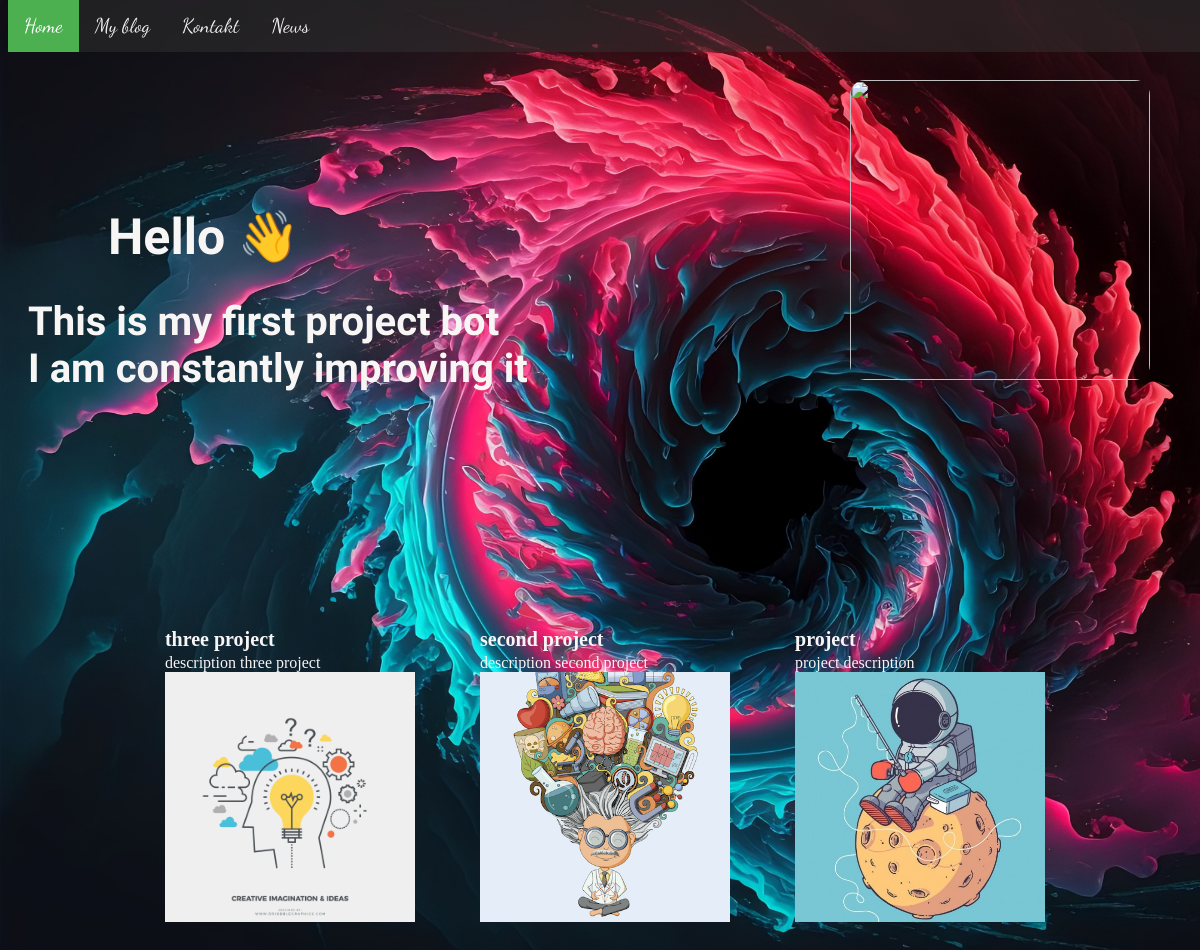
The page / on the database its author committed.
### portfolio/models.py (models this page shows, shortened)
class Project(models.Model):
    title = models.CharField(max_length=100)
    descriptions = models.CharField(max_length=200)
    image = models.ImageField(upload_to="directori")
    url = models.URLField(blank=True)

### portfolio/views.py (the view)
# urls.py: 2. Add a URL to urlpatterns:  path('', views.home, name='home')
def home(request):
    file = Project.objects.all()
    return render(request, "portfolio/home.html", {'block_file': file})

### portfolio/templates/portfolio/home.html (shortened to what this page needs)
</html>
<!DOCTYPE html>
<html lang="en">
<head>
      <link rel="stylesheet" href="static/home/css/home.css">
</head>
<body>
  {% extends 'portfolio/base.html' %}
  {% block content %}
  {% load static %}
      <h1 class="griting">Hello 👋</h1>
      <h2 class="info">This is my first project bot<br>I am constantly improving it</h2>
      <p style="text-align:center; margin-bottom: 80px;">
        <img id='image'class='photo' src="{% static 'portfolio/planet.jpg' %}" ><br>
      </p>
      <table id="data">
        <tr>
            {% for block in block_file %}
          <td id="tabl" >
            <h5 class="title">{{ block.title }}</h5><br>
            <span class="descriptions">{{ block.descriptions|safe|truncatechars:50 }}</span><br>
            {% if block.url %}
                <a href="{{ block.url }}" ><img src="{{ block.image.url }}" width="250" height="250"></a>
            {% else %}
                <img src="{{ block.image.url }}" width="250" height="250">
          </td>
            {% endif %}
            {% endfor %}
        </tr>
      </table>
  {% endblock %}

### portfolio/templates/portfolio/base.html (shortened to what this page needs)
{% load static %}
<!doctype html>
<html lang="en">
  <head>
    <link rel="stylesheet" href="{% static 'home/css/base.css' %}">
    <body class="fon">
      <nav>
        <a class="active" href="{% url 'home' %}">Home</a>
        <a href="{% url 'blog:all_blog' %}">My blog</a>
        <a href="#">Kontakt</a>
        <a href="#">News</a>
      </nav>
      <div class="main">
  {% block content %}
  {% endblock %}
      </div>
  </body>
</html>

### static/home/css/home.css (style rules this page uses)
.griting { color: #f8f5f5; position: absolute; margin-top: 150px; padding: 50px; margin-left: 50px; font-size:50px; font-family: 'Mynerve', cursive; }
.info { color: #f8f5f5; position: absolute; margin-top: 270px; font-size: 40px; padding: 20; font-family: 'Mynerve', cursive; }
#data { margin-top: 150px; width:80%; margin-bottom: 3%; margin-left: 13%; }
#tabl { padding-top: 450px; top: 1200px; margin-left: auto; margin-right: auto; padding-bottom: 30px; }
.photo { top: 80px; position: absolute; left: 850px; }
.title { font-size: 20px; color: #f8f5f5; margin-bottom: -15px; }
.descriptions { color: #f8f5f5; }
#image { width: 300px; height: auto; transition: transform 1.0s ease; border-radius: 5%; }

### static/home/css/base.css (style rules this page uses)
nav { background-color: rgba(51, 51, 51, 0.5); overflow: hidden; position: fixed; top: 0px; width: 100%; z-index: 1; }
nav a { float: left; color: #f2f2f2; text-align: center; padding: 14px 16px; text-decoration: none; font-size: 20px; font-family: 'Dancing Script', cursive; }
nav a.active { background-color: #4CAF50; color: white; }
.fon { background-image: url('spase.jpg'); background-repeat: no-repeat; background-attachment: fixed; background-size: cover; height: 400px; }
.main { top: 50px; }

### rows shown on the page
Project: title "three project", descriptions "description three project", image (picture)
Project: title "second project", descriptions "description second project", image (picture)
Project: title "project", descriptions "project description", image (picture)
